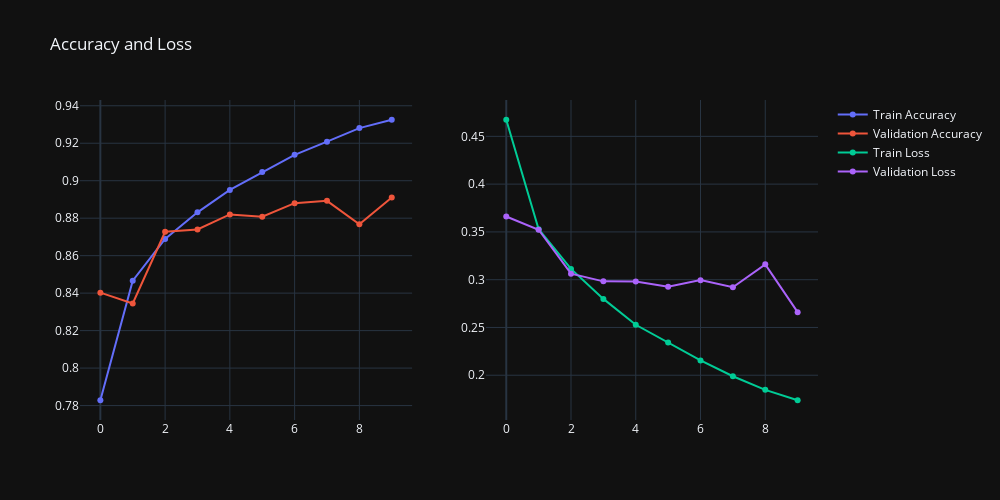

This figure's notebook cell:
### Code cell
plot_graphs(history)

### Figure 1 — Plotly figure (JSON) as saved in the notebook; plotly's stock layout.template omitted (floating-point values rounded to 4 significant figures)
{"data": [{"mode": "lines+markers", "name": "Train Accuracy", "type": "scatter", "xaxis": "x", "y": [0.7828, 0.8466, 0.869, 0.8831, 0.8951, 0.9046, 0.9138, 0.9209, 0.9281, 0.9325], "yaxis": "y"}, {"mode": "lines+markers", "name": "Validation Accuracy", "type": "scatter", "xaxis": "x", "y": [0.8403, 0.8345, 0.8727, 0.874, 0.882, 0.8808, 0.888, 0.8892, 0.8767, 0.891], "yaxis": "y"}, {"mode": "lines+markers", "name": "Train Loss", "type": "scatter", "xaxis": "x2", "y": [0.4674, 0.3529, 0.3113, 0.2799, 0.2528, 0.2343, 0.2155, 0.1989, 0.1847, 0.1738], "yaxis": "y2"}, {"mode": "lines+markers", "name": "Validation Loss", "type": "scatter", "xaxis": "x2", "y": [0.3661, 0.3523, 0.3063, 0.2983, 0.2982, 0.2926, 0.2995, 0.292, 0.3161, 0.266], "yaxis": "y2"}], "layout": {"height": 500, "title": {"text": "Accuracy and Loss"}, "width": 1000, "xaxis": {"anchor": "y", "domain": [0, 0.45]}, "xaxis2": {"anchor": "y2", "domain": [0.55, 1]}, "yaxis": {"anchor": "x", "domain": [0, 1]}, "yaxis2": {"anchor": "x2", "domain": [0, 1]}}}
